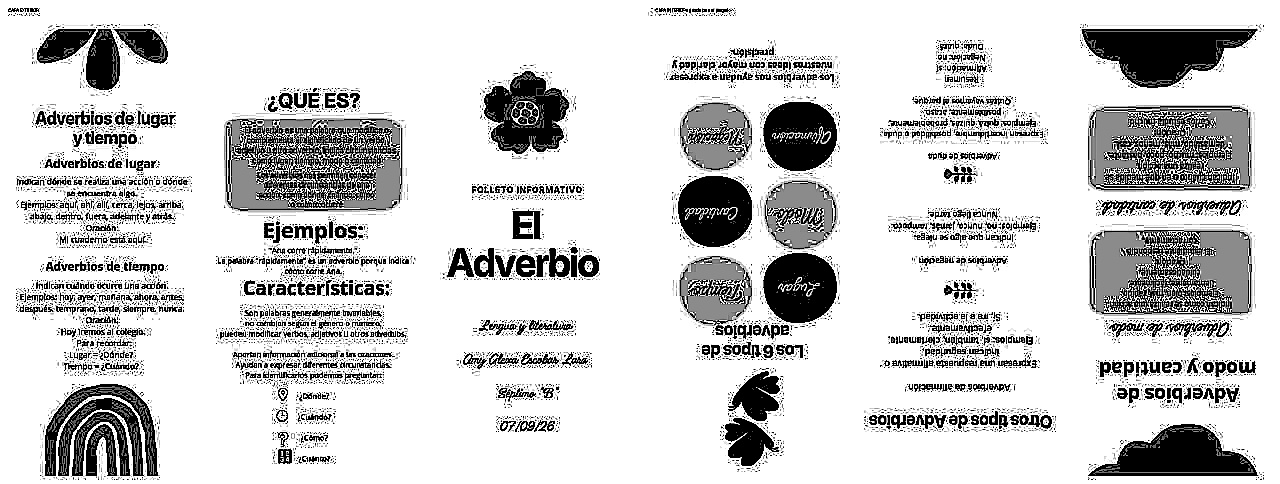
#> input picture doc1_work/image1_clean.png, 1280 x 484 px
$ python -i doc1_improve.py   (imports and definitions only)
#> lines starting #> are read from the running program, lines starting #| are printed output that depends on the picture
from pathlib import Path
from zipfile import ZipFile, ZIP_DEFLATED
from xml.etree import ElementTree as ET
from PIL import Image, ImageOps, ImageFilter


SRC = Path(r"C:\Users\EXCOMERCAFE\Downloads\Doc1.docx")
WORK = Path(r"C:\Users\EXCOMERCAFE\Documents\Planilla\doc1_work")
# [1 line not run here, left out]

OUT_IMG = WORK / "image1_clean.png"
OUT_DOCX = WORK / "Doc1_mejorado.docx"

W_NS = "http://schemas.openxmlformats.org/wordprocessingml/2006/main"
R_NS = "http://schemas.openxmlformats.org/officeDocument/2006/relationships"
WP_NS = "http://schemas.openxmlformats.org/drawingml/2006/wordprocessingDrawing"
A_NS = "http://schemas.openxmlformats.org/drawingml/2006/main"
PIC_NS = "http://schemas.openxmlformats.org/drawingml/2006/picture"
XML_NS = "http://www.w3.org/XML/1998/namespace"

# [5 lines not run here, left out]


def clean_image(src_path: Path, out_path: Path) -> None:
#> called with src_path = 'doc1_work/image1_clean.png', out_path = 'out.png'
    img = Image.open(src_path).convert("L")
#> img is the input picture: PIL image 1280x484 L; min 0, max 255, mean 207.4
    img = ImageOps.autocontrast(img, cutoff=1)
    img = ImageOps.equalize(img)
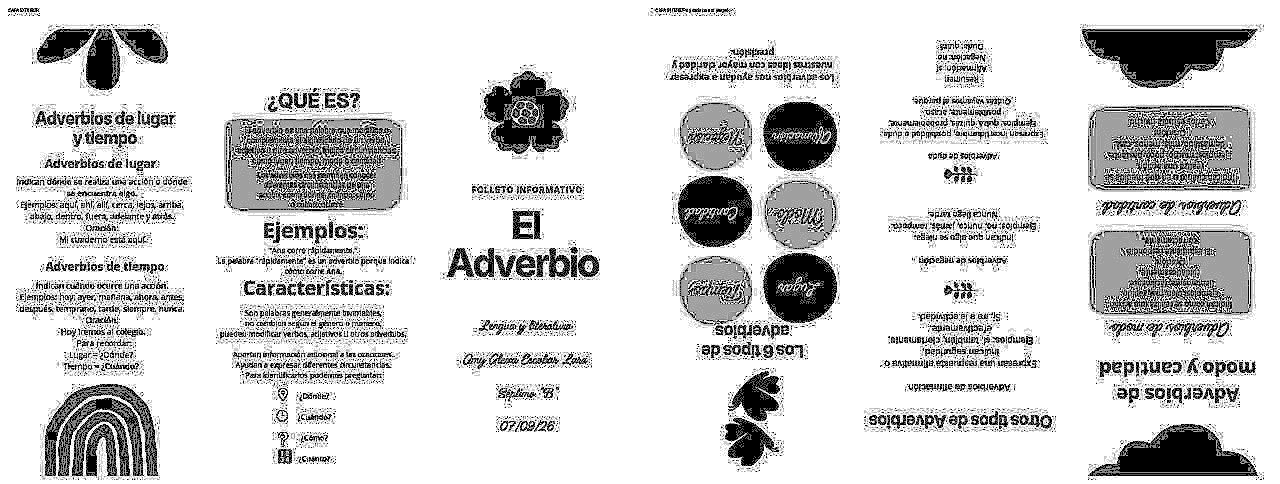
#> img: PIL image 1280x484 L; min 0, max 255, mean 211.9
    img = img.filter(ImageFilter.SHARPEN)
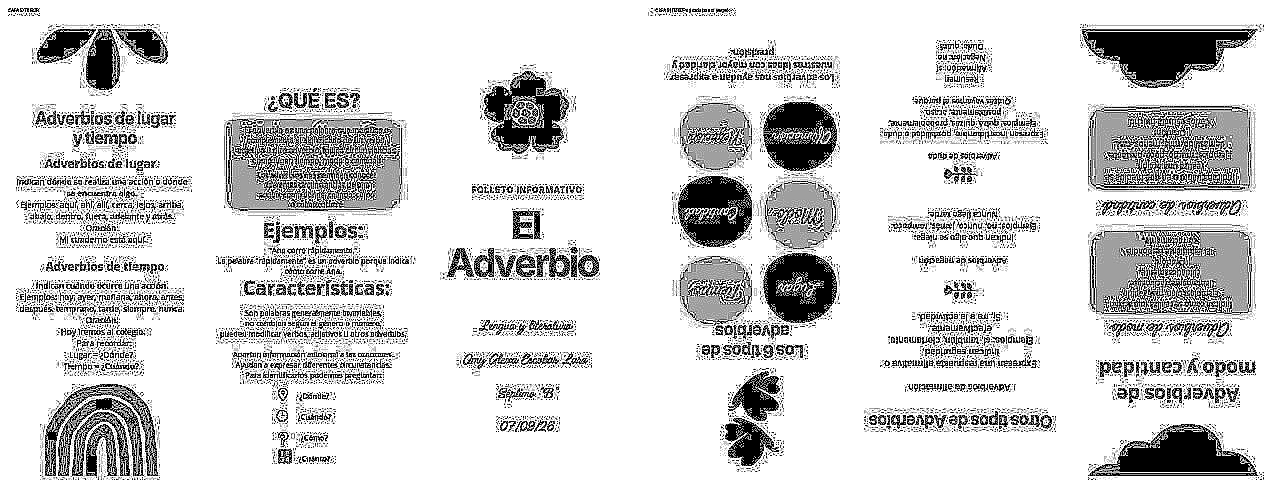
#> img: PIL image 1280x484 L; min 0, max 255, mean 212.5
    img = img.filter(ImageFilter.UnsharpMask(radius=1.5, percent=180, threshold=3))
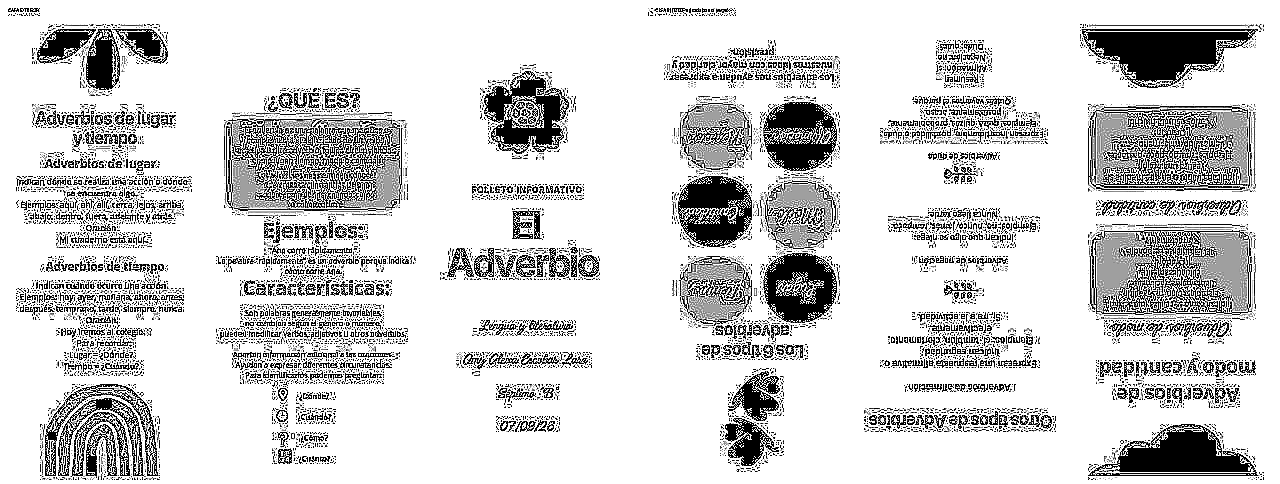
#> img: PIL image 1280x484 L; min 0, max 255, mean 210.9
    # Push the page closer to crisp black and white while keeping the flyer legible.
    img = img.point(lambda p: 255 if p > 240 else (0 if p < 80 else p))
    img.save(out_path, format="JPEG", quality=95)


def emu_from_inches(value: float) -> int:
    return int(value * 914400)


# [69 lines left out: functions update_document_xml, update_image_size, main, not called in this run]


# [2 lines not run here, left out]

>>> result = clean_image('doc1_work/image1_clean.png', 'out.png')
